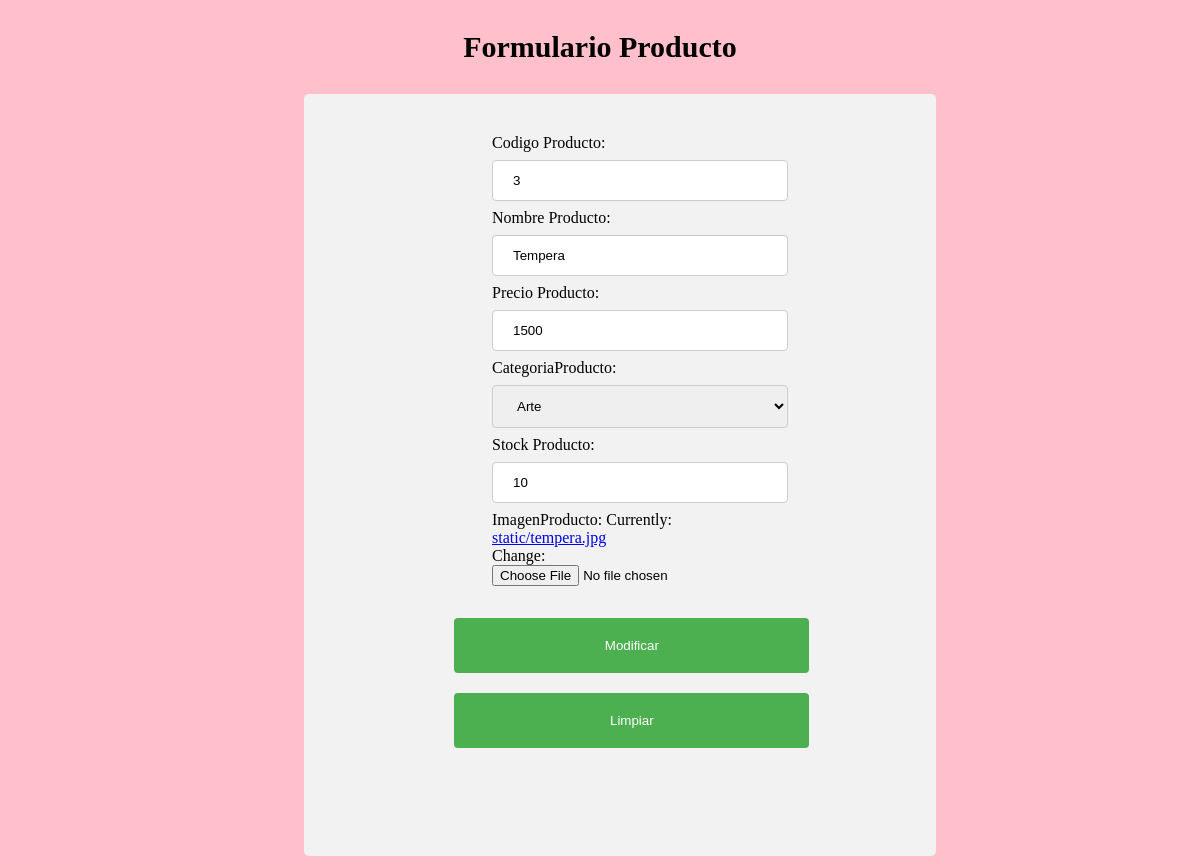
The page /modificar_producto/3 on the database its author committed.
### app/models.py (models this page shows, shortened)
class Producto(models.Model):
    codigoProducto = models.IntegerField(primary_key=True,verbose_name='Codigo Producto')
    nombreProducto = models.CharField(max_length=20,verbose_name='Nombre Producto')
    precioProducto = models.IntegerField(verbose_name='Precio Producto')
    categoriaProducto = models.ForeignKey(Categoria, on_delete=models.CASCADE)
    digital = models.BooleanField(default=False,null=True, blank=True)
    imagenProducto = models.ImageField(upload_to="static",null=True)
    stockProducto = models.IntegerField(default=0,verbose_name='Stock Producto')

### app/views.py (the view)
# urls.py: path('modificar_producto/<id>',form_mod_producto,name='form_mod_producto'),
def form_mod_producto(request, id):
    productos = Producto.objects.get(codigoProducto=id)
    datos={
        'form': ProductoForm(instance=productos)
    }
    if(request.method == 'POST' ):
        data=request.POST
        formulario = ProductoForm(request.POST or None, request.FILES or None,instance=productos)
        if formulario.is_valid():
            formulario.save()
            datos['mensaje'] = 'Modificados Correctamente'
    return render (request,'form_mod_producto.html',datos)

### app/forms.py
class ProductoForm(ModelForm):
    class Meta:
        model = Producto
        fields = ['codigoProducto','nombreProducto','precioProducto','categoriaProducto','stockProducto','imagenProducto']

### app/models.py (called while the page is built)
    def __str__(self):
        return self.nombreCategoria

### app/templates/form_mod_producto.html (shortened to what this page needs)
{% load static %}
<!DOCTYPE html>
<html lang="en">
<head>
    <link rel="stylesheet" href="{% static 'css/form_producto.css' %}">
<body style="background-color: pink;">
    <h3 style="text-align: center">Formulario Producto </h3>
    <div class="row">
        <form method="post" action="" id="formulario" enctype="multipart/form-data" >
            <div class="form-group">
                {{form.as_table}}
            </div>
            <input type="submit" value="Modificar">
            <input type="reset" value="Limpiar">
            <div id="error" class="alert alert-danger" role="alert"></div>
        </form>
        <div class="alert alert-sucess" role="alert">
        </div>
    </div>
</body>
</html>
</body>
</html>

### app/static/css/form_producto.css (style rules this page uses)
h3 { text-align: center; font-size: 30px; }
input[type=text], select { width: 100%; padding: 12px 20px; margin: 8px 0; display: inline-block; border: 1px solid #ccc; border-radius: 4px; box-sizing: border-box; }
input[type=number], select { width: 100%; padding: 12px 20px; margin: 8px 0; display: inline-block; border: 1px solid #ccc; border-radius: 4px; box-sizing: border-box; }
input[type=submit] { width: 60%; background-color: #4CAF50; color: white; padding: 20px 20px; margin: 12px 0; border: none; border-radius: 4px; cursor: pointer; margin-left: 22%; }
input[type=reset] { width: 60%; background-color: #4CAF50; color: white; padding: 20px 20px; margin: 8px 0; border: none; border-radius: 4px; cursor: pointer; margin-left: 22%; }
div { margin-left: 25%; width: 50%; border-radius: 5px; background-color: #f2f2f2; padding: 20px; }

### rows shown on the page
Producto: codigoProducto "3", nombreProducto "Tempera", precioProducto "1500", categoriaProducto "Arte", stockProducto "10"
